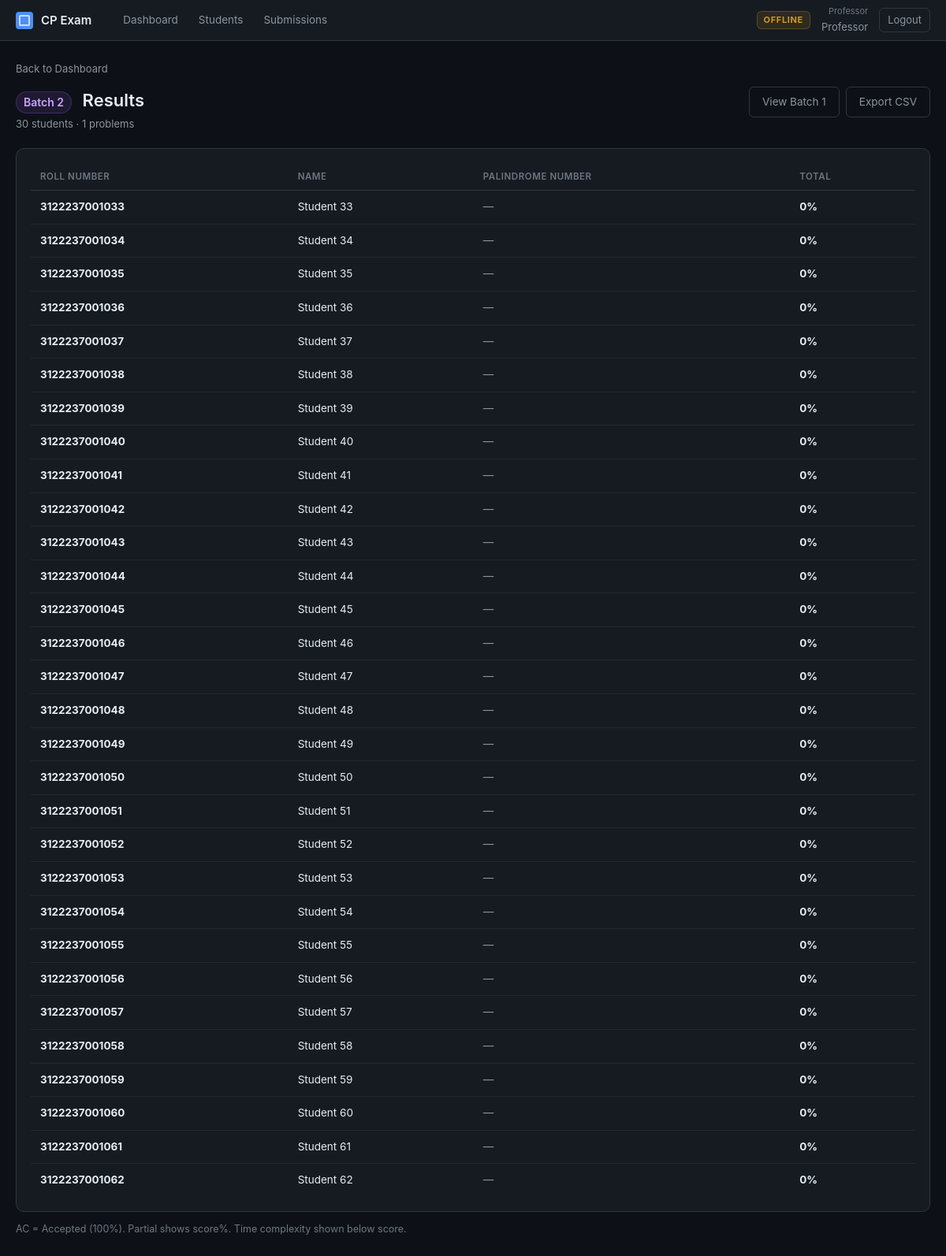
The page /admin/batch/batch2/results (signed in) on the database its author committed.
### tables this page shows
CREATE TABLE problems (
            id INTEGER PRIMARY KEY AUTOINCREMENT,
            title TEXT NOT NULL,
            description TEXT NOT NULL,
            input_format TEXT DEFAULT '',
            output_format TEXT DEFAULT '',
            constraints TEXT DEFAULT '',
            sample_explanation TEXT DEFAULT '',
            time_limit INTEGER DEFAULT 5,
            memory_limit INTEGER DEFAULT 256,
            active INTEGER DEFAULT 1,
            created_at TEXT DEFAULT CURRENT_TIMESTAMP
        , batch TEXT DEFAULT 'both', python_template TEXT DEFAULT '', java_template TEXT DEFAULT '', solution_code TEXT DEFAULT '', solution_language TEXT DEFAULT 'python');

CREATE TABLE users (
            id INTEGER PRIMARY KEY AUTOINCREMENT,
            roll_number TEXT UNIQUE NOT NULL,
            name TEXT NOT NULL,
            password TEXT NOT NULL,
            role TEXT DEFAULT 'student'
        , batch TEXT);

### app.py (the view)
@app.route("/admin/batch/<batch>/results")
def batch_results(batch):
    if session.get("role") != "admin":
        return redirect(url_for("login"))
    if batch not in ('batch1', 'batch2'):
        return redirect(url_for("admin_dashboard"))
    conn     = get_db()
    students = conn.execute(
        "SELECT * FROM users WHERE role='student' AND batch=? ORDER BY roll_number", (batch,)
    ).fetchall()
    problems = conn.execute(
        "SELECT * FROM problems WHERE active=1 AND (batch='both' OR batch=?) ORDER BY id", (batch,)
    ).fetchall()
    results = {}
    for s in students:
        results[s['id']] = {}
        for p in problems:
            best = conn.execute("""
                SELECT status, score, time_complexity, space_complexity
                FROM submissions WHERE student_id=? AND problem_id=?
                ORDER BY score DESC, submitted_at DESC LIMIT 1
            """, (s['id'], p['id'])).fetchone()
            results[s['id']][p['id']] = dict(best) if best else None
    conn.close()
    return render_template("admin/batch_results.html",
                           batch=batch, students=students,
                           problems=problems, results=results)

### app.py (called while the page is built)
def get_db():
    conn = sqlite3.connect(DB)
    conn.row_factory = sqlite3.Row
    conn.execute("PRAGMA journal_mode=WAL")
    conn.execute("PRAGMA busy_timeout=5000")
    return conn

### templates/admin/batch_results.html (shortened to what this page needs)
{% extends "base.html" %}
{% block content %}
<div class="content-wide">
  <a href="/admin" class="back-link">Back to Dashboard</a>
  <div class="page-header">
    <div>
      <h1 class="page-title">
        <span class="batch-tag {% if batch=='batch1' %}b1{% else %}b2{% endif %}" style="font-size:14px;margin-right:8px;">
          {{ 'Batch 1' if batch=='batch1' else 'Batch 2' }}
        </span>
        Results
      </h1>
      <p class="page-sub">{{ students|length }} students &middot; {{ problems|length }} problems</p>
    </div>
    <div style="display:flex;gap:8px;">
      <a href="/admin/batch/{{ 'batch2' if batch=='batch1' else 'batch1' }}/results" class="btn-ghost">
        {{ 'View Batch 2' if batch=='batch1' else 'View Batch 1' }}
      </a>
      <a href="/admin/export_csv?batch={{ batch }}" class="btn-ghost">Export CSV</a>
    </div>
  </div>
  {% if students and problems %}
  <div class="card" style="overflow-x:auto;">
    <table class="data-table" style="min-width:600px;">
      <thead>
        <tr>
          <th>Roll Number</th>
          <th>Name</th>
          {% for p in problems %}
          <th style="white-space:nowrap;">{{ p['title'][:20] }}{% if p['title']|length > 20 %}…{% endif %}</th>
          {% endfor %}
          <th>Total</th>
        </tr>
      </thead>
      <tbody>
        {% for s in students %}
        {% set row = results[s['id']] %}
        <tr>
          <td><strong>{{ s['roll_number'] }}</strong></td>
          <td>{{ s['name'] }}</td>
          {% set total_score = namespace(val=0) %}
          {% for p in problems %}
          {% set sub = row.get(p['id']) %}
          <td>
            {% if sub %}
              {% if sub['status'] == 'Accepted' %}
                <span class="pill pill-green">AC</span>
              {% else %}
                <span class="pill pill-yellow">{{ sub['score'] }}%</span>
              {% endif %}
              {% if sub['time_complexity'] %}
              <div class="mono-sm dim" style="margin-top:2px;">{{ sub['time_complexity'] }}</div>
              {% endif %}
              {% set total_score.val = total_score.val + sub['score'] %}
            {% else %}
              <span class="dim">—</span>
            {% endif %}
          </td>
          {% endfor %}
          <td>
            <strong>{{ "%.0f"|format(total_score.val / problems|length if problems else 0) }}%</strong>
          </td>
        </tr>
        {% endfor %}
      </tbody>
    </table>
  </div>
  <div style="margin-top:12px;font-size:12.5px;color:var(--text3);">
    AC = Accepted (100%). Partial shows score%. Time complexity shown below score.
  </div>
  {% elif not problems %}
  <div class="empty-box">
    <div class="empty-title">No problems assigned to this batch</div>
    <div class="empty-sub">Create problems and assign them to this batch.</div>
  </div>
  {% else %}
  <div class="empty-box">
    <div class="empty-title">No students in this batch</div>
  </div>
  {% endif %}
</div>
{% endblock %}

### static/css/style.css (style rules this page uses)
*, *::before, *::after { box-sizing: border-box; margin: 0; padding: 0; }
:root { --bg: #0d1117; --bg1: #161b22; --bg2: #1c2128; --bg3: #22272e; --border: #30363d; --border2: #3d444d; --blue: #4f8ef7; --blue-dim: #1f3a6e; --blue-glow: rgba(79,142,247,0.12); --green: #3fb950; --green-dim: rgba(63,185,80,0.12); --yellow: #d29922; --yellow-dim:rgba(210,153,34,0.12); --red: #f85149; --red-dim: rgba(248,81,73,0.12); --text: #e6edf3; --text2: #8b949e; --text3: #6e7681; --radius: 6px; --radius-lg: 10px; }
html, body { height: 100%; }
body { background: var(--bg); color: var(--text); font-family: -apple-system, BlinkMacSystemFont, 'Segoe UI', Helvetica, Arial, sans-serif; font-size: 14px; line-height: 1.6; }
a { color: var(--blue); text-decoration: none; }
.content-wide { max-width: 1200px; }
.page-header { display: flex; align-items: flex-start; justify-content: space-between; margin-bottom: 20px; gap: 12px; flex-wrap: wrap; }
.page-title { font-size: 22px; font-weight: 600; color: var(--text); }
.page-sub { color: var(--text2); font-size: 13px; margin-top: 2px; }
.back-link { display: inline-block; color: var(--text2); font-size: 13px; margin-bottom: 12px; }
.btn-ghost { display: inline-flex; align-items: center; gap: 6px; background: transparent; color: var(--text2); border: 1px solid var(--border); padding: 8px 16px; border-radius: var(--radius); font-size: 13.5px; cursor: pointer; text-decoration: none; transition: all 0.15s; }
.card { background: var(--bg1); border: 1px solid var(--border); border-radius: var(--radius-lg); padding: 18px; }
.data-table { width: 100%; border-collapse: collapse; font-size: 13.5px; }
.data-table th { color: var(--text3); font-weight: 600; font-size: 11.5px; text-transform: uppercase; letter-spacing: 0.05em; padding: 8px 12px; text-align: left; border-bottom: 1px solid var(--border); }
.data-table td { padding: 10px 12px; border-bottom: 1px solid rgba(48,54,61,0.5); }
.data-table tr:last-child td { border-bottom: none; }
.dim { color: var(--text2); }
.batch-tag { display: inline-flex; padding: 2px 9px; border-radius: 99px; font-size: 11.5px; font-weight: 600; }
.batch-tag.b2 { background: rgba(163,94,247,0.12); color: #c9a4ff; border: 1px solid rgba(163,94,247,0.25); }

### rows shown on the page
problems: title "PALINDROME NUMBER"
users: roll_number "3122237001033", name "Student 33", val "0"
users: roll_number "3122237001034", name "Student 34", val "0"
users: roll_number "3122237001035", name "Student 35", val "0"
users: roll_number "3122237001036", name "Student 36", val "0"
users: roll_number "3122237001037", name "Student 37", val "0"
users: roll_number "3122237001038", name "Student 38", val "0"
users: roll_number "3122237001039", name "Student 39", val "0"
users: roll_number "3122237001040", name "Student 40", val "0"
users: roll_number "3122237001041", name "Student 41", val "0"
users: roll_number "3122237001042", name "Student 42", val "0"
users: roll_number "3122237001043", name "Student 43", val "0"
users: roll_number "3122237001044", name "Student 44", val "0"
users: roll_number "3122237001045", name "Student 45", val "0"
users: roll_number "3122237001046", name "Student 46", val "0"
users: roll_number "3122237001047", name "Student 47", val "0"
users: roll_number "3122237001048", name "Student 48", val "0"
users: roll_number "3122237001049", name "Student 49", val "0"
users: roll_number "3122237001050", name "Student 50", val "0"
users: roll_number "3122237001051", name "Student 51", val "0"
users: roll_number "3122237001052", name "Student 52", val "0"
users: roll_number "3122237001053", name "Student 53", val "0"
users: roll_number "3122237001054", name "Student 54", val "0"
users: roll_number "3122237001055", name "Student 55", val "0"
users: roll_number "3122237001056", name "Student 56", val "0"
users: roll_number "3122237001057", name "Student 57", val "0"
users: roll_number "3122237001058", name "Student 58", val "0"
users: roll_number "3122237001059", name "Student 59", val "0"
users: roll_number "3122237001060", name "Student 60", val "0"
users: roll_number "3122237001061", name "Student 61", val "0"
users: roll_number "3122237001062", name "Student 62", val "0"

### other values the page prints
{{ 'Professor' if session.get('role') == 'admin' else 'Student' }} "Professor"
{{ session['name'] }} "Professor"
{{ 'Batch 1' if batch=='batch1' else 'Batch 2' }} "Batch 2"
{{ students|length }} "30"
{{ problems|length }} "1"
{{ 'View Batch 2' if batch=='batch1' else 'View Batch 1' }} "View Batch 1"
